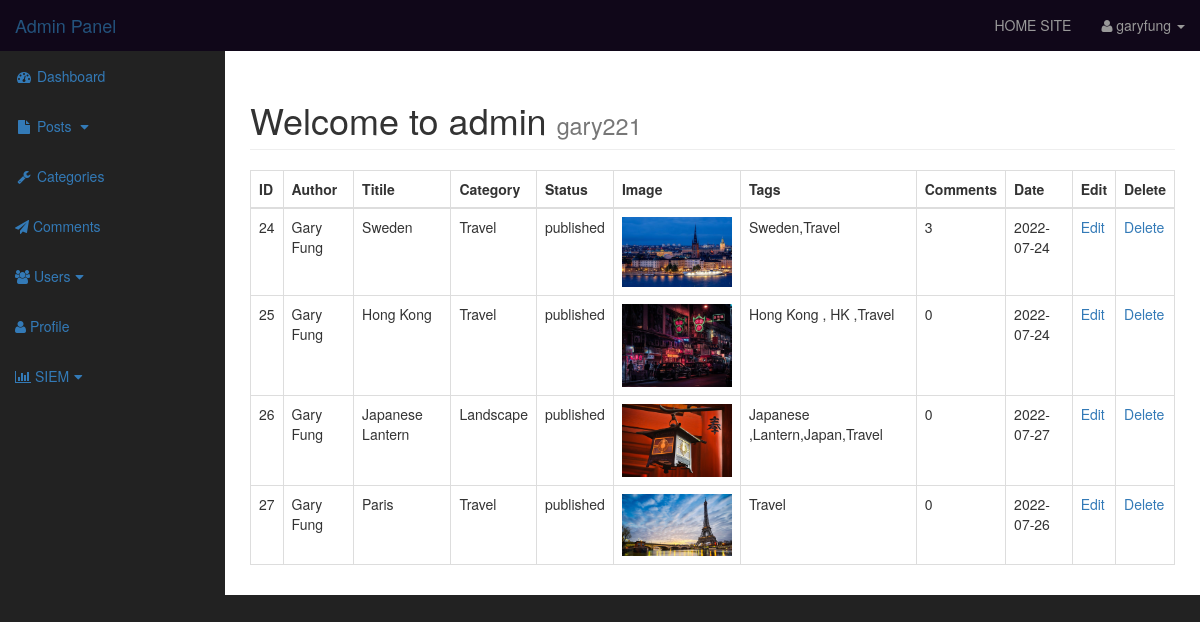
Screenshot of /admin/posts.php (signed in) with the database file from the repository.
### tables this page shows
CREATE TABLE `posts` (
  `post_id` int(3) NOT NULL,
  `post_category_id` int(3) NOT NULL,
  `post_title` varchar(255) NOT NULL,
  `post_author` varchar(255) NOT NULL,
  `post_date` date NOT NULL,
  `post_image` text NOT NULL,
  `post_content` text NOT NULL,
  `post_tags` varchar(255) NOT NULL,
  `post_comment_count` int(11) NOT NULL,
  `post_status` varchar(255) NOT NULL DEFAULT 'draft'
);

CREATE TABLE `categories` (
  `cat_id` int(3) NOT NULL,
  `cat_title` varchar(255) NOT NULL
);

### admin/adminIncludes/displayAll_posts.php (the view, shortened to what this page needs)
<table class="table table-bordered table-hover">
                               <thead>
                                   <tr>
                                       <th>ID</th>
                                       <th>Author</th>
                                       <th>Titile</th>
                                       <th>Category</th>
                                       <th>Status</th>
                                       <th>Image</th>
                                       <th>Tags</th>
                                       <th>Comments</th>
                                       <th>Date</th>
                                       <th>Edit</th>
                                       <th>Delete</th>
                                   </tr>
                               </thead>
                               <tbody>
                               <?php
                               $query ="SELECT * FROM posts";
                               $select_posts = mysqli_query($connection,$query);
                               while($row = mysqli_fetch_assoc($select_posts)){
                                   $post_id = $row['post_id'];
                                   $post_author = $row['post_author'];
                                   $post_title = $row['post_title'];
                                   $post_category_id = $row['post_category_id'];
                                   $post_status = $row['post_status'];
                                   $post_image = $row['post_image'];
                                   $post_tags = $row['post_tags'];
                                   $post_comment_count = $row['post_comment_count'];
                                   $post_date = $row['post_date'];
                                   echo "<tr>";
                                   echo "<td>".$post_id."</td>";
                                   echo "<td>".$post_author."</td>";
                                   echo "<td>".$post_title."</td>";
                                $query = "SELECT * FROM categories WHERE cat_id = '$post_category_id'";
                                 $print_cat_title = mysqli_query($connection,$query);
                                   while($print_Cat_ID = mysqli_fetch_assoc($print_cat_title)){
                                 $cat_title = $print_Cat_ID['cat_title'];
                                   echo "<td>".$cat_title."</td>";
                                   }
                                   echo "<td>".$post_status."</td>";
                                   echo "<td><img width='110' src='../images/$post_image' alt='image'></td>";
                                   echo "<td>".$post_tags."</td>";
                                   echo "<td>".$post_comment_count."</td>";
                                   echo "<td>".$post_date."</td>";
                                   echo "<td><a href='posts.php?source=edit_posts&p_id={$post_id}'>Edit</a></td>";
                                   echo "<td><a href='posts.php?delete={$post_id}'>Delete</a></td>";
                                   echo "</tr>";
                               }
                               ?>
                               </tbody>
                           </table>

### admin/css/sb-admin.css (style rules this page uses)
body { margin-top: 100px; background-color: #222; }
@media (min-width:768px) { body { margin-top: 50px; } }

### rows the page displays
posts: post_id "24", post_author "Gary Fung", post_title "Sweden", post_status "published", post_image (picture), post_tags "Sweden,Travel", post_comment_count "3", post_date "2022-07-24"
categories: cat_title "Travel"
posts: post_id "25", post_author "Gary Fung", post_title "Hong Kong", post_status "published", post_image (picture), post_tags "Hong Kong , HK ,Travel", post_comment_count "0", post_date "2022-07-24"
posts: post_id "26", post_author "Gary Fung", post_title "Japanese Lantern", post_status "published", post_image (picture), post_tags "Japanese ,Lantern,Japan,Travel", post_comment_count "0", post_date "2022-07-27"
categories: cat_title "Landscape"
posts: post_id "27", post_author "Gary Fung", post_title "Paris", post_status "published", post_image (picture), post_tags "Travel", post_comment_count "0", post_date "2022-07-26"

### other values shown
$_SESSION['user_firsname'] "gary"
$_SESSION['user_lastname'] "fung"
$_SESSION['username'] "gary221"
